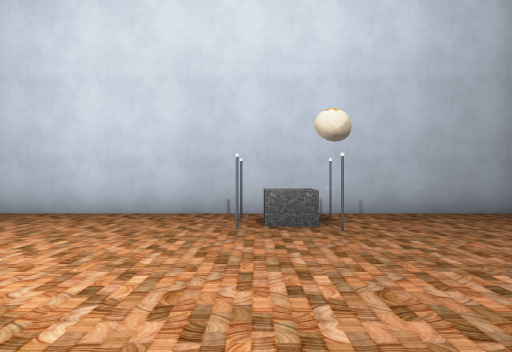
view 1 (above)

12 first-person views from a walk through a 3-D level made in the Godot game engine. The camera is 1.4 m above the floor, looks level and sees 75° across. The floor is counted in squares, 2 m on a side. Each view is taken from the middle of a square. On the plan, view 1 faces up. The plan holds only what a view shows up to about 10 squares ahead; the rest is blank. The place goes on beyond the plan. Some surface patterns are stand-ins.

view 2
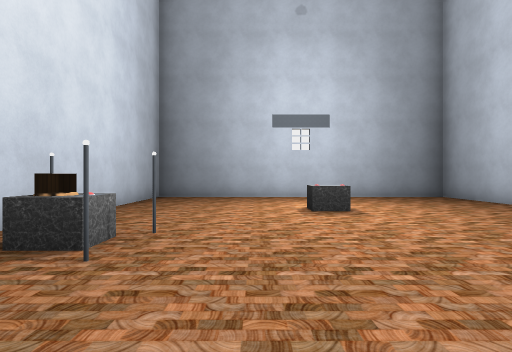

view 3
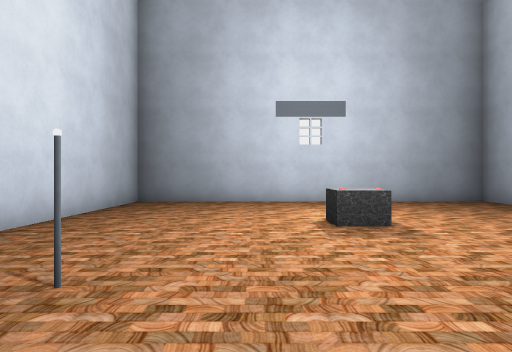

view 4
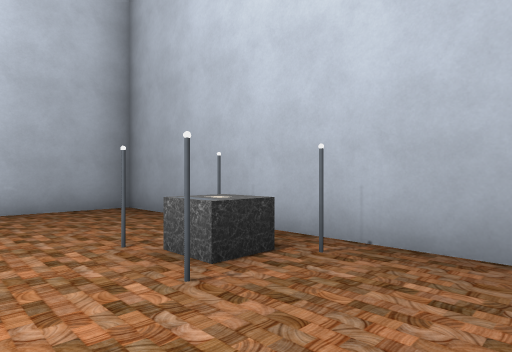

view 5
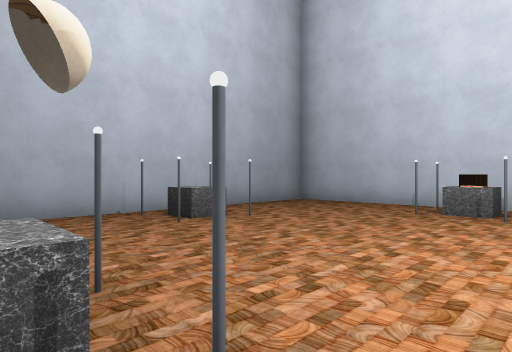

view 6
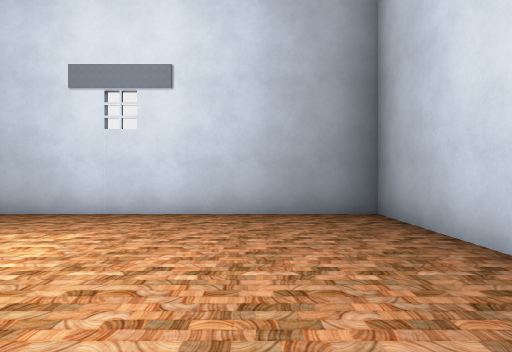

view 7
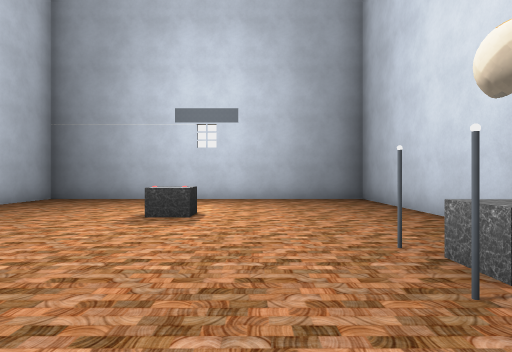

view 8
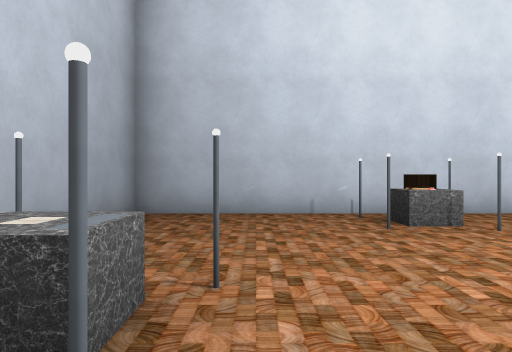

view 9
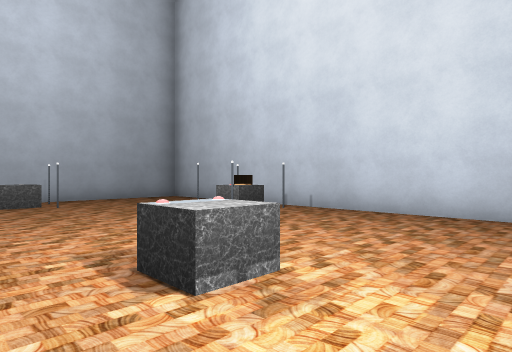

view 10
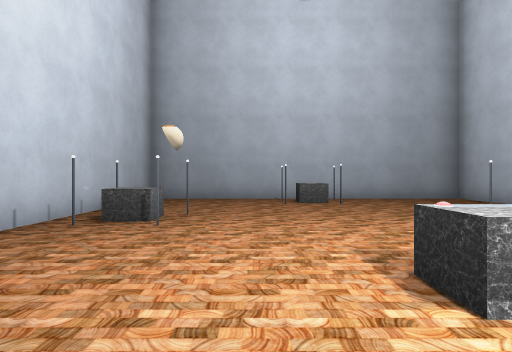

view 11
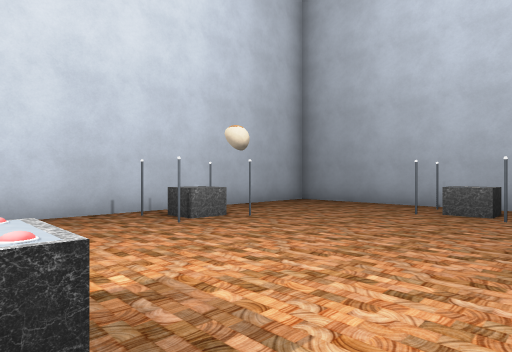

view 12
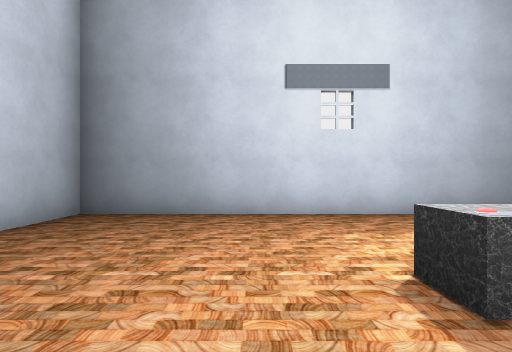

### Floor plan
Key: @ floor where view 1 was taken; # wall or solid block; . floor; B block; O other object.
Columns run from 8 left of view 1 to 6 right of it. Each row starts with its distance up from view 1.
  7 ###############
  6 #.......##....#
  5 #........B....#
  4 #........#....#
  3 #.............#
  2 #....OB....#B##
  1 #..........#B##
  0 #.......@.....#
 -1 #.......##....#
 -2 #.......BB....#
 -3 #.......##....#
 -4 ###############

Where each view was taken, in squares from view 1:
view 1: 0 up, 0 right, facing up
view 2: 0 up, 4 right, facing left
view 3: 0 up, 2 right, facing left
view 4: 1 down, 2 right, facing up-right
view 5: 5 up, 1 left, facing down-right
view 6: 4 up, 1 left, facing left
view 7: 3 up, 3 right, facing left
view 8: 3 up, 3 right, facing down
view 9: 3 up, 5 left, facing down-right
view 10: 3 up, 5 left, facing right
view 11: 0 up, 3 left, facing up-right
view 12: 0 up, 1 left, facing left
